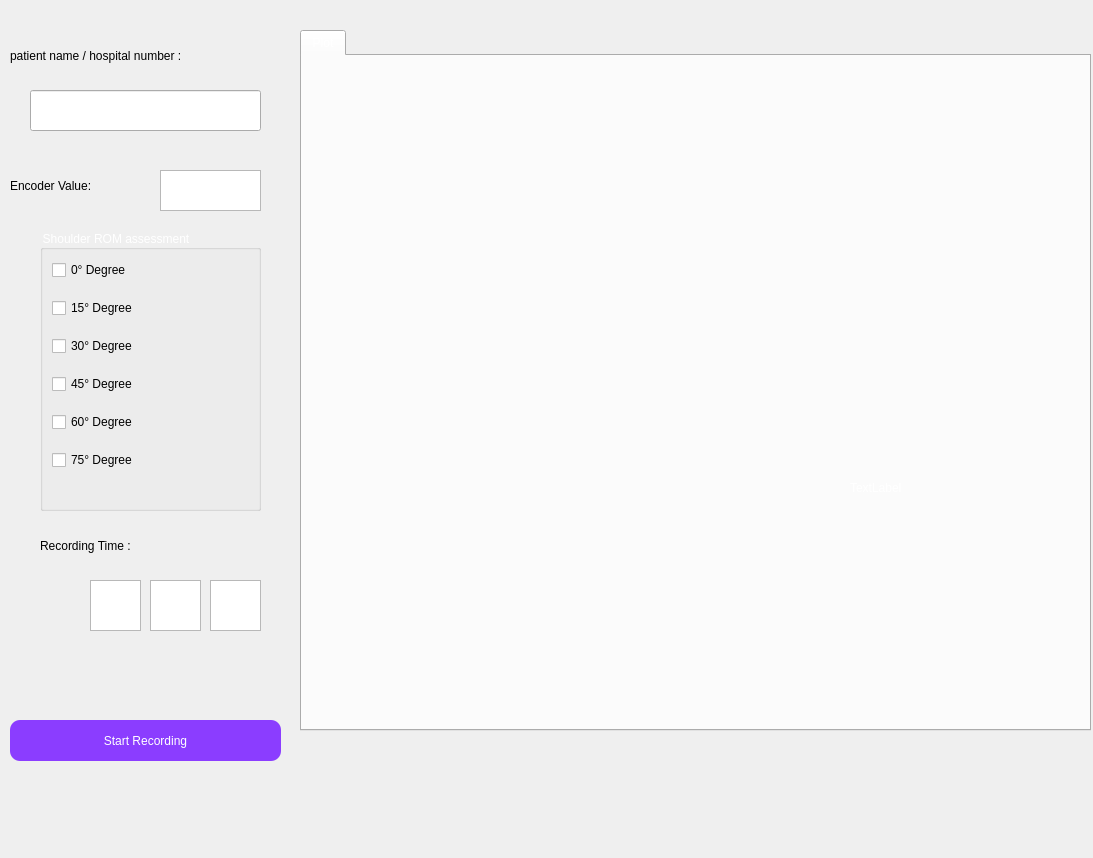
<?xml version="1.0" encoding="UTF-8"?>
<ui version="4.0">
 <class>Dialog</class>
 <widget class="QDialog" name="Dialog">
  <property name="geometry">
   <rect>
    <x>0</x>
    <y>0</y>
    <width>1093</width>
    <height>858</height>
   </rect>
  </property>
  <property name="windowTitle">
   <string>Dialog</string>
  </property>
  <widget class="QWidget" name="widget" native="true">
   <property name="geometry">
    <rect>
     <x>-10</x>
     <y>30</y>
     <width>1201</width>
     <height>871</height>
    </rect>
   </property>
   <property name="autoFillBackground">
    <bool>false</bool>
   </property>
   <property name="styleSheet">
    <string notr="true">background-color: rgb(245, 250, 255
);

color: rgb(255, 255, 255);</string>
   </property>
   <widget class="QPushButton" name="startrecording">
    <property name="geometry">
     <rect>
      <x>20</x>
      <y>690</y>
      <width>271</width>
      <height>41</height>
     </rect>
    </property>
    <property name="styleSheet">
     <string notr="true">border-radius:10px;
background-color: rgb(139, 61, 255);
font: 75 18pt &quot;MS Shell Dlg 2&quot;;

</string>
    </property>
    <property name="text">
     <string>Start Recording</string>
    </property>
   </widget>
   <widget class="QTabWidget" name="plot">
    <property name="geometry">
     <rect>
      <x>310</x>
      <y>0</y>
      <width>791</width>
      <height>701</height>
     </rect>
    </property>
    <property name="currentIndex">
     <number>0</number>
    </property>
    <widget class="QWidget" name="tab">
     <attribute name="title">
      <string>Plot</string>
     </attribute>
    </widget>
   </widget>
   <widget class="QTextEdit" name="hour">
    <property name="geometry">
     <rect>
      <x>100</x>
      <y>550</y>
      <width>51</width>
      <height>51</height>
     </rect>
    </property>
    <property name="styleSheet">
     <string notr="true">color: rgb(0, 0, 0);
font: 75 10pt &quot;MS Sans Serif&quot;;</string>
    </property>
   </widget>
   <widget class="QTextEdit" name="min">
    <property name="geometry">
     <rect>
      <x>160</x>
      <y>550</y>
      <width>51</width>
      <height>51</height>
     </rect>
    </property>
    <property name="styleSheet">
     <string notr="true">color: rgb(0, 0, 0);
font: 75 10pt &quot;MS Sans Serif&quot;;</string>
    </property>
   </widget>
   <widget class="QTextEdit" name="sec">
    <property name="geometry">
     <rect>
      <x>220</x>
      <y>550</y>
      <width>51</width>
      <height>51</height>
     </rect>
    </property>
    <property name="styleSheet">
     <string notr="true">color: rgb(0, 0, 0);
font: 75 10pt &quot;MS Sans Serif&quot;;</string>
    </property>
   </widget>
   <widget class="QGroupBox" name="groupBox">
    <property name="geometry">
     <rect>
      <x>50</x>
      <y>200</y>
      <width>221</width>
      <height>281</height>
     </rect>
    </property>
    <property name="title">
     <string>Shoulder ROM assessment</string>
    </property>
    <widget class="QWidget" name="verticalLayoutWidget">
     <property name="geometry">
      <rect>
       <x>12</x>
       <y>20</y>
       <width>183</width>
       <height>231</height>
      </rect>
     </property>
     <layout class="QVBoxLayout" name="verticalLayout">
      <property name="spacing">
       <number>8</number>
      </property>
      <item>
       <widget class="QCheckBox" name="zero">
        <property name="acceptDrops">
         <bool>true</bool>
        </property>
        <property name="autoFillBackground">
         <bool>false</bool>
        </property>
        <property name="styleSheet">
         <string notr="true">font: 12pt &quot;MS Shell Dlg 2&quot;;
color: rgb(0, 0, 0);</string>
        </property>
        <property name="text">
         <string>0° Degree</string>
        </property>
       </widget>
      </item>
      <item>
       <widget class="QCheckBox" name="fifteen">
        <property name="styleSheet">
         <string notr="true">font: 12pt &quot;MS Shell Dlg 2&quot;;
color: rgb(0, 0, 0);</string>
        </property>
        <property name="text">
         <string>15° Degree</string>
        </property>
       </widget>
      </item>
      <item>
       <widget class="QCheckBox" name="thirty">
        <property name="styleSheet">
         <string notr="true">font: 12pt &quot;MS Shell Dlg 2&quot;;
color: rgb(0, 0, 0);</string>
        </property>
        <property name="text">
         <string>30° Degree</string>
        </property>
       </widget>
      </item>
      <item>
       <widget class="QCheckBox" name="fourty_five">
        <property name="styleSheet">
         <string notr="true">font: 12pt &quot;MS Shell Dlg 2&quot;;
color: rgb(0, 0, 0);</string>
        </property>
        <property name="text">
         <string>45° Degree</string>
        </property>
       </widget>
      </item>
      <item>
       <widget class="QCheckBox" name="sixty">
        <property name="styleSheet">
         <string notr="true">font: 12pt &quot;MS Shell Dlg 2&quot;;
color: rgb(0, 0, 0);</string>
        </property>
        <property name="text">
         <string>60° Degree</string>
        </property>
       </widget>
      </item>
      <item>
       <widget class="QCheckBox" name="seventy_five">
        <property name="styleSheet">
         <string notr="true">font: 12pt &quot;MS Shell Dlg 2&quot;;
color: rgb(0, 0, 0);</string>
        </property>
        <property name="text">
         <string>75° Degree</string>
        </property>
       </widget>
      </item>
     </layout>
    </widget>
   </widget>
   <widget class="QLineEdit" name="inp_txt">
    <property name="geometry">
     <rect>
      <x>40</x>
      <y>60</y>
      <width>231</width>
      <height>41</height>
     </rect>
    </property>
    <property name="styleSheet">
     <string notr="true">border-color: rgb(255, 0, 0);
font: 75 12pt &quot;MS Sans Serif&quot;;
color: rgb(0, 0, 0);</string>
    </property>
   </widget>
   <widget class="QLabel" name="label">
    <property name="geometry">
     <rect>
      <x>860</x>
      <y>450</y>
      <width>55</width>
      <height>16</height>
     </rect>
    </property>
    <property name="text">
     <string>TextLabel</string>
    </property>
   </widget>
   <widget class="QLabel" name="file_name">
    <property name="geometry">
     <rect>
      <x>20</x>
      <y>10</y>
      <width>281</width>
      <height>31</height>
     </rect>
    </property>
    <property name="styleSheet">
     <string notr="true">color: rgb(0, 0, 0);
font: 75 12pt &quot;MS Sans Serif&quot;;</string>
    </property>
    <property name="text">
     <string>patient name / hospital number :</string>
    </property>
   </widget>
   <widget class="QLabel" name="rcrd_time">
    <property name="geometry">
     <rect>
      <x>50</x>
      <y>500</y>
      <width>201</width>
      <height>31</height>
     </rect>
    </property>
    <property name="styleSheet">
     <string notr="true">color: rgb(0, 0, 0);
font: 75 12pt &quot;MS Sans Serif&quot;;</string>
    </property>
    <property name="text">
     <string>Recording Time :</string>
    </property>
   </widget>
   <widget class="QLabel" name="Encoder_val">
    <property name="geometry">
     <rect>
      <x>20</x>
      <y>140</y>
      <width>161</width>
      <height>31</height>
     </rect>
    </property>
    <property name="styleSheet">
     <string notr="true">color: rgb(0, 0, 0);
font: 75 12pt &quot;MS Sans Serif&quot;;</string>
    </property>
    <property name="text">
     <string>Encoder Value:</string>
    </property>
   </widget>
   <widget class="QTextEdit" name="enc_lbl">
    <property name="geometry">
     <rect>
      <x>170</x>
      <y>140</y>
      <width>101</width>
      <height>41</height>
     </rect>
    </property>
    <property name="styleSheet">
     <string notr="true">color: rgb(0, 0, 0);
font: 75 10pt &quot;MS Sans Serif&quot;;</string>
    </property>
   </widget>
  </widget>
 </widget>
 <resources/>
 <connections/>
</ui>
